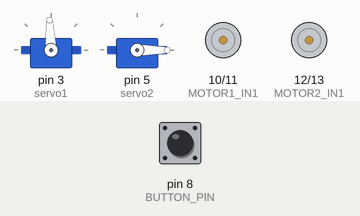
The sketch below on a simulated Arduino Uno, built with avr-gcc and run on an emulated ATmega328P. Shown: 2 × servo, motor-driver pin pairs drawn as motors (green arrow = first pin HIGH = forward, orange = second pin HIGH = backward, longer = more drive). Inputs (shaded band) come from the test bench; at power-on: pin 8 (BUTTON_PIN) HIGH.

Above: at 1.2 s.
1.3 s: pin 8 (BUTTON_PIN) pulled LOW for 0.15 s
At 1.7 s:
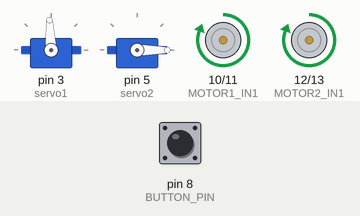
At 13.0 s:
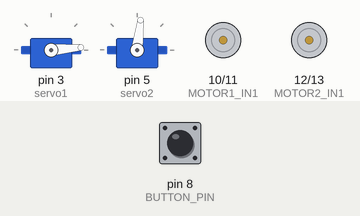
Timing chart, 0 to 26.7 s (numbered marks = the images above; inputs shaded):
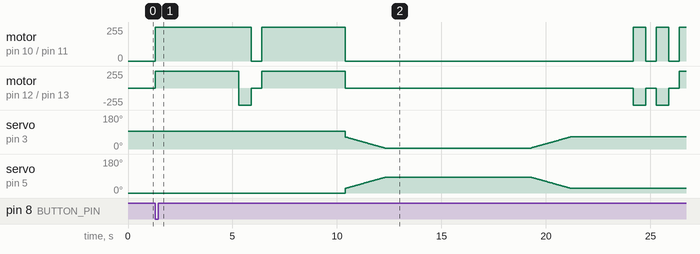

The sketch:

DriveSystem+Arm.ino
```cpp
// Define motor control pins
#include <Servo.h>

#define MOTOR1_IN1 10  // Motor A - Direction Pin 1
#define MOTOR1_IN2 11  // Motor A - Direction Pin 2
#define MOTOR2_IN1 12  // Motor B - Direction Pin 1
#define MOTOR2_IN2 13  // Motor B - Direction Pin 2
#define BUTTON_PIN 8
int trigPin = A0;
int echoPin = A1;
#define S0 A2
#define S1 A3
#define S2 A4
#define S3 A5
#define sensorOut 2
#define OE 4  // Output Enable Pin

Servo servo1;
Servo servo2;

int pulseWidth = 1500;

void setup() {
    // Set motor pins as OUTPUT
    pinMode(MOTOR1_IN1, OUTPUT);
    pinMode(MOTOR1_IN2, OUTPUT);
    pinMode(MOTOR2_IN1, OUTPUT);
    pinMode(MOTOR2_IN2, OUTPUT);
    pinMode(BUTTON_PIN, INPUT_PULLUP);

    Serial.begin(9600);  // Start Serial Monitor

    pinMode(trigPin, OUTPUT);
    pinMode(echoPin, INPUT);

    pinMode(S0, OUTPUT);
    pinMode(S1, OUTPUT);
    pinMode(S2, OUTPUT);
    pinMode(S3, OUTPUT);
    pinMode(sensorOut, INPUT);

    digitalWrite(S0, HIGH);
    digitalWrite(S1, HIGH);

    servo1.attach(3);
    servo2.attach(5);
    servo1.writeMicroseconds(pulseWidth);
    servo2.writeMicroseconds(2000 - pulseWidth);


}

void goStraight(int time) {
  // Motor A: Forward
  digitalWrite(MOTOR1_IN1, HIGH);
  digitalWrite(MOTOR1_IN2, LOW);

  // Motor B: Forward
  digitalWrite(MOTOR2_IN1, HIGH);
  digitalWrite(MOTOR2_IN2, LOW);

  delay(time);
  stopMotors();
}

void stopMotors() {
  // Motor A: Stop
  digitalWrite(MOTOR1_IN1, LOW);
  digitalWrite(MOTOR1_IN2, LOW);

  // Motor B: Stop
  digitalWrite(MOTOR2_IN1, LOW);
  digitalWrite(MOTOR2_IN2, LOW);
}

// Function to make the motors turn left
void turnLeft() {
  // Motor A: Stop (or reverse for sharper turn)  digitalWrite(MOTOR1_IN1, LOW);
  digitalWrite(MOTOR1_IN2, HIGH);

  // Motor B: Forward
  digitalWrite(MOTOR2_IN1, HIGH);
  digitalWrite(MOTOR2_IN2, LOW);
  delay(600);
  stopMotors();
  delay(500);
}

// Function to make the motors turn right
void turnRight() {
  // Motor A: Forward
  digitalWrite(MOTOR1_IN1, HIGH);
  digitalWrite(MOTOR1_IN2, LOW);

  // Motor B: Stop (or reverse for sharper turn)
  digitalWrite(MOTOR2_IN1, LOW);
  digitalWrite(MOTOR2_IN2, HIGH);
  delay(600);
  stopMotors();
  delay(500);
}

void armUp () {
  for (pulseWidth = 1200; pulseWidth >= 600; pulseWidth -= 1) {
    servo1.writeMicroseconds(pulseWidth);
    servo2.writeMicroseconds(2000 - pulseWidth);
    delay(3); // Adjust for smoothness
  }

    digitalWrite(7, HIGH); // Turn D4 ON
}


void armDown (){
  digitalWrite(7, LOW);
    // Smoothly decelerate to stop
  for (pulseWidth = 600; pulseWidth <= 1200; pulseWidth += 1) {
    servo1.writeMicroseconds(pulseWidth);
    servo2.writeMicroseconds(2000 - pulseWidth);
    delay(3);
  }
}


void loop() {
    while (digitalRead(BUTTON_PIN) == HIGH){
      int buttonState = digitalRead(BUTTON_PIN);
      if (buttonState == LOW) break;
    }

    goStraight(4000);  // Move forward
  // delay(2000);   // Move forward for 2 seconds

  turnRight();    // Turn left
  goStraight(4000);
  armUp();
  delay(7000);
  armDown();

  delay(3000);

  turnRight();
  turnRight();

  goStraight(4000);
  turnRight();

  // delay(1000);   // Turn left for 1 second

  // stopMotors();  // Stop
  // delay(1000);   // Stop for 1 second

  // turnRight();   // Turn right
  // delay(1000);   // Turn right for 1 second

  // stopMotors();  // Stop
  // delay(1000);
    // Serial.println("Program Start");

  // digitalWrite(trigPin, LOW);
  // delayMicroseconds(2);

  // // Send a 10µs HIGH pulse to the trig pin
  // digitalWrite(trigPin, HIGH);
  // delayMicroseconds(10);
  // digitalWrite(trigPin, LOW);

  // // Read the duration of the HIGH pulse on the echo pin
  // long duration = pulseIn(echoPin, HIGH);

  // // Calculate the distance in centimeters
  // // Speed of sound = 343 m/s = 0.0343 cm/µs
  // // Distance = (duration * speed of sound) / 2 (round trip)
  // float distance = duration * 0.0343 / 2;

  // // Print the distance to the Serial Monitor
  // Serial.print("Distance: ");
  // Serial.print(distance);
  // Serial.println(" cm");

  // // Add a small delay for readability
  // delay(100);


    // // Run both motors forward
    // digitalWrite(MOTOR1_IN1, HIGH);
    // digitalWrite(MOTOR1_IN2, LOW);
    // digitalWrite(MOTOR2_IN1, HIGH);
    // digitalWrite(MOTOR2_IN2, LOW);

    // delay(5000);  // Run for 5 seconds

    // // Stop both motors
    // digitalWrite(MOTOR1_IN1, LOW);
    // digitalWrite(MOTOR1_IN2, LOW);
    // digitalWrite(MOTOR2_IN1, LOW);
    // digitalWrite(MOTOR2_IN2, LOW);

    // delay(5000);  // Stop for 5 seconds
}
```
